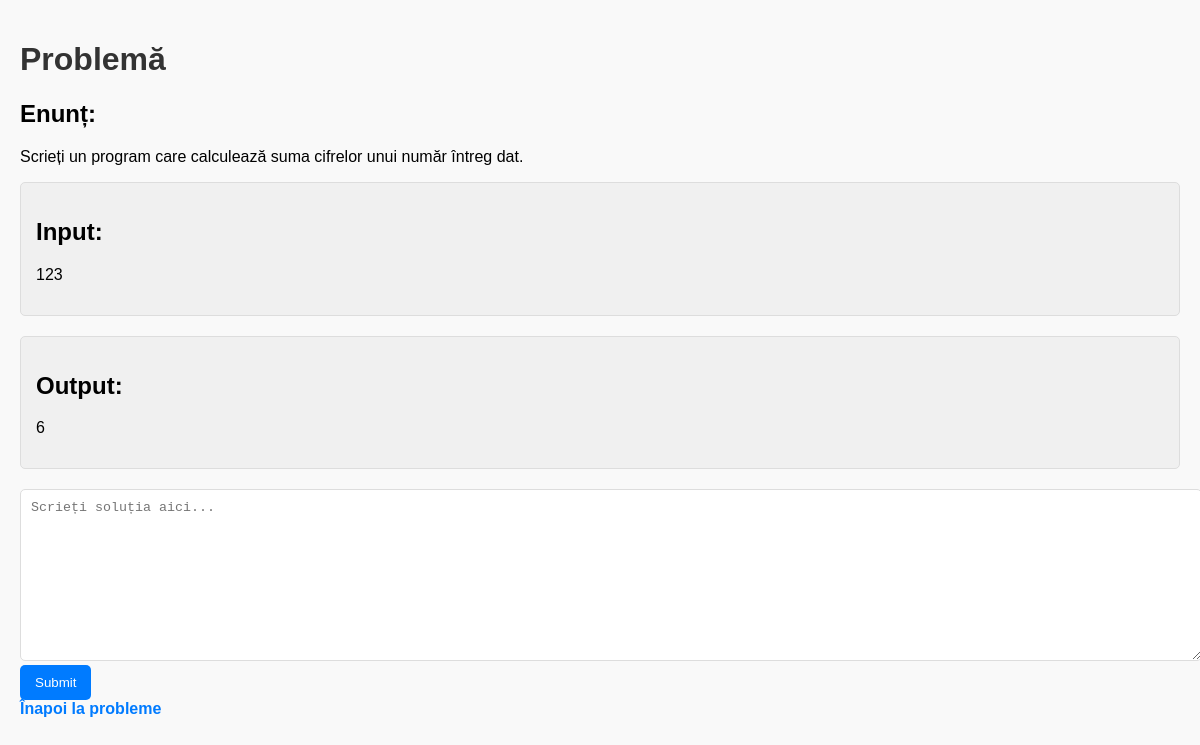
/problem/4 (signed in), run on the app's committed database.
### app.py (models this page shows)
class Problem(db.Model):
    __tablename__ = 'problem'
    id = db.Column(db.Integer, primary_key=True)
    description = db.Column(db.String(255))
    input_data = db.Column(db.String(255))
    output_data = db.Column(db.String(255))

### app.py (the view, shortened to what this page needs)
@app.route('/problem/<int:problem_id>', methods=['GET', 'POST'])
def problem(problem_id):
    problem = Problem.query.get(problem_id)
    result = ""
    return render_template('problem.html', problem=problem, result=result)

### templates/problem.html (shortened to what this page needs)
<!DOCTYPE html>
<html lang="en">
<head>
    <link rel="stylesheet" type="text/css" href="{{ url_for('static', filename='style.css') }}">
</head>
<body>
    <h1>Problemă</h1>
    <div class="description">
        <h2>Enunț:</h2>
        <p>{{ problem.description }}</p>
    </div>
    <div class="input">
        <h2>Input:</h2>
        <p>{{ problem.input_data }}</p>
    </div>
    <div class="output">
        <h2>Output:</h2>
        <p>{{ problem.output_data }}</p>
    </div>
    <form method="POST">
        <textarea name="source_code" placeholder="Scrieți soluția aici..." required></textarea>
        <button type="submit">Submit</button>
    </form>
    <a href="{{ url_for('index') }}">Înapoi la probleme</a>
</body>
</html>

### static/style.css (style rules this page uses)
body { font-family: Arial, sans-serif; background-color: #f9f9f9; margin: 0; padding: 20px; }
h1 { color: #333; }
a { text-decoration: none; color: #007BFF; font-weight: bold; }
.problem, .input, .output { background-color: #ffffff; border: 1px solid #ddd; padding: 15px; border-radius: 5px; margin-bottom: 20px; }
.input, .output { background-color: #f0f0f0; }
textarea { width: 100%; height: 150px; padding: 10px; border: 1px solid #ddd; border-radius: 5px; }
button { background-color: #007BFF; color: white; border: none; padding: 10px 15px; border-radius: 5px; cursor: pointer; }

### data on the page
Problem: description "Scrieți un program care calculează suma cifrelor unui număr întreg dat.", input_data "123", output_data "6"
